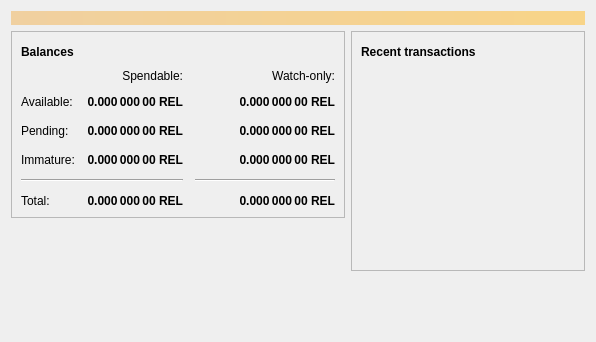
<?xml version="1.0" encoding="UTF-8"?>
<ui version="4.0">
 <class>OverviewPage</class>
 <widget class="QWidget" name="OverviewPage">
  <property name="geometry">
   <rect>
    <x>0</x>
    <y>0</y>
    <width>596</width>
    <height>342</height>
   </rect>
  </property>
  <property name="windowTitle">
   <string>Form</string>
  </property>
  <layout class="QVBoxLayout" name="topLayout">
   <item>
    <widget class="QLabel" name="labelAlerts">
     <property name="visible">
      <bool>false</bool>
     </property>
     <property name="styleSheet">
      <string notr="true">QLabel { background-color: qlineargradient(x1: 0, y1: 0, x2: 1, y2: 0, stop:0 #F0D0A0, stop:1 #F8D488); color:#000000; }</string>
     </property>
     <property name="wordWrap">
      <bool>true</bool>
     </property>
     <property name="margin">
      <number>3</number>
     </property>
     <property name="textInteractionFlags">
      <set>Qt::TextSelectableByMouse</set>
     </property>
    </widget>
   </item>
   <item>
    <layout class="QHBoxLayout" name="horizontalLayout" stretch="1,1">
     <item>
      <layout class="QVBoxLayout" name="verticalLayout_2">
       <item>
        <widget class="QFrame" name="frame">
         <property name="frameShape">
          <enum>QFrame::StyledPanel</enum>
         </property>
         <property name="frameShadow">
          <enum>QFrame::Raised</enum>
         </property>
         <layout class="QVBoxLayout" name="verticalLayout_4">
          <item>
           <layout class="QHBoxLayout" name="horizontalLayout_4">
            <item>
             <widget class="QLabel" name="label_5">
              <property name="font">
               <font>
                <weight>75</weight>
                <bold>true</bold>
               </font>
              </property>
              <property name="text">
               <string>Balances</string>
              </property>
             </widget>
            </item>
            <item>
             <widget class="QPushButton" name="labelWalletStatus">
              <property name="enabled">
               <bool>true</bool>
              </property>
              <property name="maximumSize">
               <size>
                <width>30</width>
                <height>16777215</height>
               </size>
              </property>
              <property name="toolTip">
               <string>The displayed information may be out of date. Your wallet automatically synchronizes with the Bitcoin network after a connection is established, but this process has not completed yet.</string>
              </property>
              <property name="text">
               <string/>
              </property>
              <property name="icon">
               <iconset resource="../bitcoin.qrc">
                <normaloff>:/icons/warning</normaloff>
                <disabledoff>:/icons/warning</disabledoff>:/icons/warning</iconset>
              </property>
              <property name="iconSize">
               <size>
                <width>24</width>
                <height>24</height>
               </size>
              </property>
              <property name="flat">
               <bool>true</bool>
              </property>
             </widget>
            </item>
            <item>
             <spacer name="horizontalSpacer_3">
              <property name="orientation">
               <enum>Qt::Horizontal</enum>
              </property>
              <property name="sizeHint" stdset="0">
               <size>
                <width>40</width>
                <height>20</height>
               </size>
              </property>
             </spacer>
            </item>
           </layout>
          </item>
          <item>
           <layout class="QGridLayout" name="gridLayout">
            <property name="spacing">
             <number>12</number>
            </property>
            <item row="2" column="2">
             <widget class="QLabel" name="labelWatchPending">
              <property name="font">
               <font>
                <weight>75</weight>
                <bold>true</bold>
               </font>
              </property>
              <property name="cursor">
               <cursorShape>IBeamCursor</cursorShape>
              </property>
              <property name="toolTip">
               <string>Unconfirmed transactions to watch-only addresses</string>
              </property>
              <property name="text">
               <string notr="true">0.000 000 00 REL</string>
              </property>
              <property name="alignment">
               <set>Qt::AlignRight|Qt::AlignTrailing|Qt::AlignVCenter</set>
              </property>
              <property name="textInteractionFlags">
               <set>Qt::LinksAccessibleByMouse|Qt::TextSelectableByKeyboard|Qt::TextSelectableByMouse</set>
              </property>
             </widget>
            </item>
            <item row="2" column="1">
             <widget class="QLabel" name="labelUnconfirmed">
              <property name="font">
               <font>
                <weight>75</weight>
                <bold>true</bold>
               </font>
              </property>
              <property name="cursor">
               <cursorShape>IBeamCursor</cursorShape>
              </property>
              <property name="toolTip">
               <string>Total of transactions that have yet to be confirmed, and do not yet count toward the spendable balance</string>
              </property>
              <property name="text">
               <string notr="true">0.000 000 00 REL</string>
              </property>
              <property name="alignment">
               <set>Qt::AlignRight|Qt::AlignTrailing|Qt::AlignVCenter</set>
              </property>
              <property name="textInteractionFlags">
               <set>Qt::LinksAccessibleByMouse|Qt::TextSelectableByKeyboard|Qt::TextSelectableByMouse</set>
              </property>
             </widget>
            </item>
            <item row="3" column="2">
             <widget class="QLabel" name="labelWatchImmature">
              <property name="font">
               <font>
                <weight>75</weight>
                <bold>true</bold>
               </font>
              </property>
              <property name="cursor">
               <cursorShape>IBeamCursor</cursorShape>
              </property>
              <property name="toolTip">
               <string>Mined balance in watch-only addresses that has not yet matured</string>
              </property>
              <property name="text">
               <string notr="true">0.000 000 00 REL</string>
              </property>
              <property name="alignment">
               <set>Qt::AlignRight|Qt::AlignTrailing|Qt::AlignVCenter</set>
              </property>
              <property name="textInteractionFlags">
               <set>Qt::LinksAccessibleByMouse|Qt::TextSelectableByKeyboard|Qt::TextSelectableByMouse</set>
              </property>
             </widget>
            </item>
            <item row="4" column="0" colspan="2">
             <widget class="Line" name="line">
              <property name="orientation">
               <enum>Qt::Horizontal</enum>
              </property>
             </widget>
            </item>
            <item row="4" column="2">
             <widget class="Line" name="lineWatchBalance">
              <property name="sizePolicy">
               <sizepolicy hsizetype="Preferred" vsizetype="Fixed">
                <horstretch>0</horstretch>
                <verstretch>0</verstretch>
               </sizepolicy>
              </property>
              <property name="minimumSize">
               <size>
                <width>140</width>
                <height>0</height>
               </size>
              </property>
              <property name="orientation">
               <enum>Qt::Horizontal</enum>
              </property>
             </widget>
            </item>
            <item row="5" column="0">
             <widget class="QLabel" name="labelTotalText">
              <property name="text">
               <string>Total:</string>
              </property>
             </widget>
            </item>
            <item row="3" column="1">
             <widget class="QLabel" name="labelImmature">
              <property name="font">
               <font>
                <weight>75</weight>
                <bold>true</bold>
               </font>
              </property>
              <property name="cursor">
               <cursorShape>IBeamCursor</cursorShape>
              </property>
              <property name="toolTip">
               <string>Mined balance that has not yet matured</string>
              </property>
              <property name="text">
               <string notr="true">0.000 000 00 REL</string>
              </property>
              <property name="alignment">
               <set>Qt::AlignRight|Qt::AlignTrailing|Qt::AlignVCenter</set>
              </property>
              <property name="textInteractionFlags">
               <set>Qt::LinksAccessibleByMouse|Qt::TextSelectableByKeyboard|Qt::TextSelectableByMouse</set>
              </property>
             </widget>
            </item>
            <item row="2" column="3">
             <spacer name="horizontalSpacer_2">
              <property name="orientation">
               <enum>Qt::Horizontal</enum>
              </property>
              <property name="sizeHint" stdset="0">
               <size>
                <width>40</width>
                <height>20</height>
               </size>
              </property>
             </spacer>
            </item>
            <item row="3" column="0">
             <widget class="QLabel" name="labelImmatureText">
              <property name="text">
               <string>Immature:</string>
              </property>
             </widget>
            </item>
            <item row="5" column="1">
             <widget class="QLabel" name="labelTotal">
              <property name="font">
               <font>
                <weight>75</weight>
                <bold>true</bold>
               </font>
              </property>
              <property name="cursor">
               <cursorShape>IBeamCursor</cursorShape>
              </property>
              <property name="toolTip">
               <string>Your current total balance</string>
              </property>
              <property name="text">
               <string notr="true">0.000 000 00 REL</string>
              </property>
              <property name="alignment">
               <set>Qt::AlignRight|Qt::AlignTrailing|Qt::AlignVCenter</set>
              </property>
              <property name="textInteractionFlags">
               <set>Qt::LinksAccessibleByMouse|Qt::TextSelectableByKeyboard|Qt::TextSelectableByMouse</set>
              </property>
             </widget>
            </item>
            <item row="5" column="2">
             <widget class="QLabel" name="labelWatchTotal">
              <property name="font">
               <font>
                <weight>75</weight>
                <bold>true</bold>
               </font>
              </property>
              <property name="cursor">
               <cursorShape>IBeamCursor</cursorShape>
              </property>
              <property name="toolTip">
               <string>Current total balance in watch-only addresses</string>
              </property>
              <property name="text">
               <string notr="true">0.000 000 00 REL</string>
              </property>
              <property name="alignment">
               <set>Qt::AlignRight|Qt::AlignTrailing|Qt::AlignVCenter</set>
              </property>
              <property name="textInteractionFlags">
               <set>Qt::LinksAccessibleByMouse|Qt::TextSelectableByKeyboard|Qt::TextSelectableByMouse</set>
              </property>
             </widget>
            </item>
            <item row="0" column="2">
             <widget class="QLabel" name="labelWatchonly">
              <property name="text">
               <string>Watch-only:</string>
              </property>
              <property name="alignment">
               <set>Qt::AlignRight|Qt::AlignTrailing|Qt::AlignVCenter</set>
              </property>
             </widget>
            </item>
            <item row="1" column="0">
             <widget class="QLabel" name="labelBalanceText">
              <property name="text">
               <string>Available:</string>
              </property>
             </widget>
            </item>
            <item row="1" column="1">
             <widget class="QLabel" name="labelBalance">
              <property name="font">
               <font>
                <weight>75</weight>
                <bold>true</bold>
               </font>
              </property>
              <property name="cursor">
               <cursorShape>IBeamCursor</cursorShape>
              </property>
              <property name="toolTip">
               <string>Your current spendable balance</string>
              </property>
              <property name="text">
               <string notr="true">0.000 000 00 REL</string>
              </property>
              <property name="alignment">
               <set>Qt::AlignRight|Qt::AlignTrailing|Qt::AlignVCenter</set>
              </property>
              <property name="textInteractionFlags">
               <set>Qt::LinksAccessibleByMouse|Qt::TextSelectableByKeyboard|Qt::TextSelectableByMouse</set>
              </property>
             </widget>
            </item>
            <item row="1" column="2">
             <widget class="QLabel" name="labelWatchAvailable">
              <property name="font">
               <font>
                <weight>75</weight>
                <bold>true</bold>
               </font>
              </property>
              <property name="cursor">
               <cursorShape>IBeamCursor</cursorShape>
              </property>
              <property name="toolTip">
               <string>Your current balance in watch-only addresses</string>
              </property>
              <property name="text">
               <string notr="true">0.000 000 00 REL</string>
              </property>
              <property name="alignment">
               <set>Qt::AlignRight|Qt::AlignTrailing|Qt::AlignVCenter</set>
              </property>
              <property name="textInteractionFlags">
               <set>Qt::LinksAccessibleByMouse|Qt::TextSelectableByKeyboard|Qt::TextSelectableByMouse</set>
              </property>
             </widget>
            </item>
            <item row="2" column="0">
             <widget class="QLabel" name="labelPendingText">
              <property name="text">
               <string>Pending:</string>
              </property>
             </widget>
            </item>
            <item row="0" column="1">
             <widget class="QLabel" name="labelSpendable">
              <property name="text">
               <string>Spendable:</string>
              </property>
              <property name="alignment">
               <set>Qt::AlignRight|Qt::AlignTrailing|Qt::AlignVCenter</set>
              </property>
             </widget>
            </item>
           </layout>
          </item>
         </layout>
        </widget>
       </item>
       <item>
        <spacer name="verticalSpacer">
         <property name="orientation">
          <enum>Qt::Vertical</enum>
         </property>
         <property name="sizeHint" stdset="0">
          <size>
           <width>20</width>
           <height>40</height>
          </size>
         </property>
        </spacer>
       </item>
      </layout>
     </item>
     <item>
      <layout class="QVBoxLayout" name="verticalLayout_3">
       <item>
        <widget class="QFrame" name="frame_2">
         <property name="frameShape">
          <enum>QFrame::StyledPanel</enum>
         </property>
         <property name="frameShadow">
          <enum>QFrame::Raised</enum>
         </property>
         <layout class="QVBoxLayout" name="verticalLayout">
          <item>
           <layout class="QHBoxLayout" name="horizontalLayout_2">
            <item>
             <widget class="QLabel" name="label_4">
              <property name="font">
               <font>
                <weight>75</weight>
                <bold>true</bold>
               </font>
              </property>
              <property name="text">
               <string>Recent transactions</string>
              </property>
             </widget>
            </item>
            <item>
             <widget class="QPushButton" name="labelTransactionsStatus">
              <property name="enabled">
               <bool>true</bool>
              </property>
              <property name="maximumSize">
               <size>
                <width>30</width>
                <height>16777215</height>
               </size>
              </property>
              <property name="toolTip">
               <string>The displayed information may be out of date. Your wallet automatically synchronizes with the Bitcoin network after a connection is established, but this process has not completed yet.</string>
              </property>
              <property name="text">
               <string/>
              </property>
              <property name="icon">
               <iconset resource="../bitcoin.qrc">
                <normaloff>:/icons/warning</normaloff>
                <disabledoff>:/icons/warning</disabledoff>:/icons/warning</iconset>
              </property>
              <property name="iconSize">
               <size>
                <width>24</width>
                <height>24</height>
               </size>
              </property>
              <property name="flat">
               <bool>true</bool>
              </property>
             </widget>
            </item>
            <item>
             <spacer name="horizontalSpacer">
              <property name="orientation">
               <enum>Qt::Horizontal</enum>
              </property>
              <property name="sizeHint" stdset="0">
               <size>
                <width>40</width>
                <height>20</height>
               </size>
              </property>
             </spacer>
            </item>
           </layout>
          </item>
          <item>
           <widget class="QListView" name="listTransactions">
            <property name="styleSheet">
             <string notr="true">QListView { background: transparent; }</string>
            </property>
            <property name="frameShape">
             <enum>QFrame::NoFrame</enum>
            </property>
            <property name="verticalScrollBarPolicy">
             <enum>Qt::ScrollBarAlwaysOff</enum>
            </property>
            <property name="horizontalScrollBarPolicy">
             <enum>Qt::ScrollBarAlwaysOff</enum>
            </property>
            <property name="selectionMode">
             <enum>QAbstractItemView::NoSelection</enum>
            </property>
           </widget>
          </item>
         </layout>
        </widget>
       </item>
       <item>
        <spacer name="verticalSpacer_2">
         <property name="orientation">
          <enum>Qt::Vertical</enum>
         </property>
         <property name="sizeHint" stdset="0">
          <size>
           <width>20</width>
           <height>40</height>
          </size>
         </property>
        </spacer>
       </item>
      </layout>
     </item>
    </layout>
   </item>
  </layout>
 </widget>
 <resources/>
 <connections/>
</ui>
